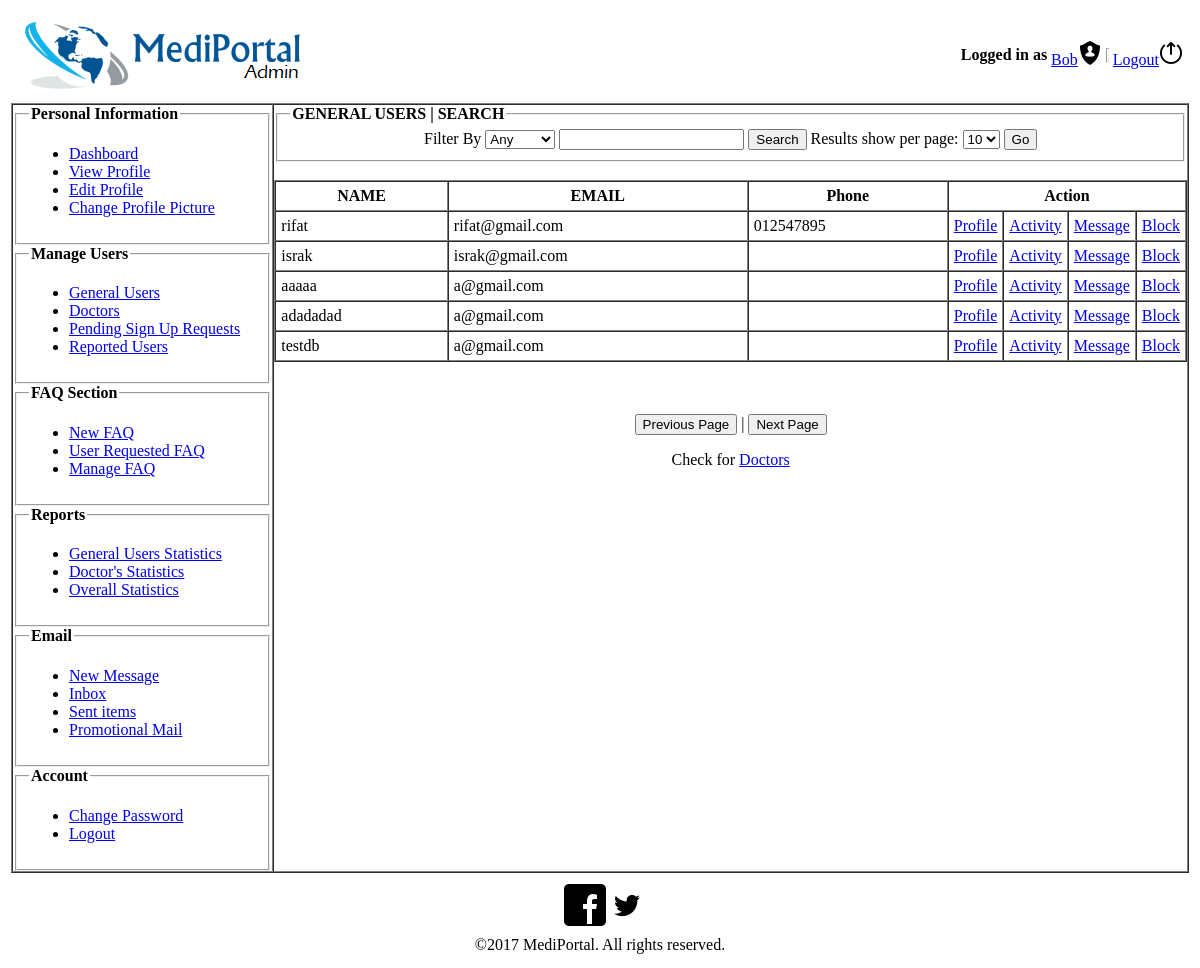
/user_admin/normalUsers.php, run on an earlier commit of the app's database.
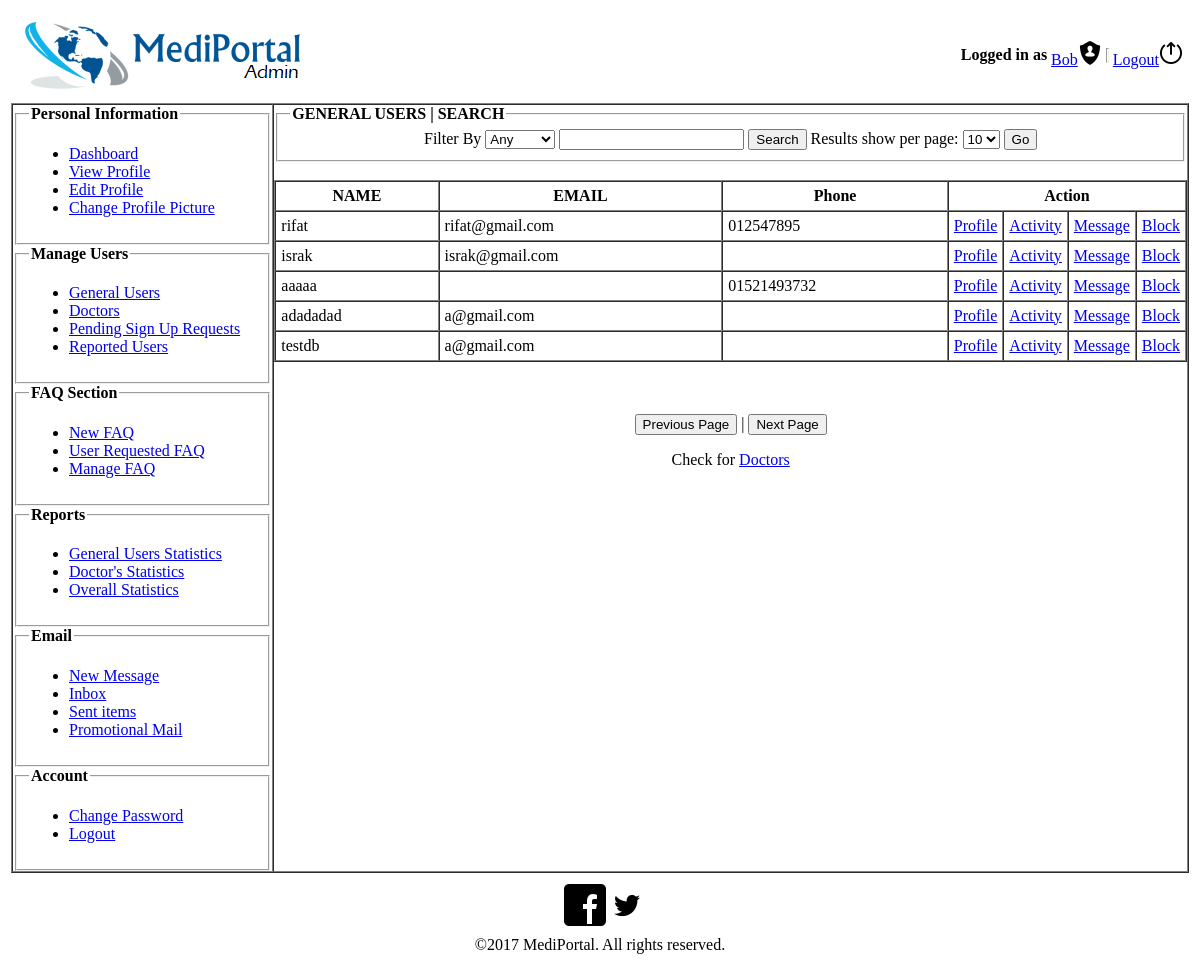
And on a later commit of the database.
### tables this page shows
CREATE TABLE `member` (
  `member_id` int(11) NOT NULL,
  `username` varchar(50) NOT NULL,
  `name` text NOT NULL,
  `gender` varchar(50) NOT NULL,
  `email` varchar(50) NOT NULL,
  `dob` date NOT NULL,
  `mobile` varchar(50) DEFAULT NULL,
  `blood_group_id` int(11) DEFAULT NULL,
  `profile_picture` longblob,
  `account_status` varchar(50) NOT NULL,
  `last_login` datetime NOT NULL,
  `address` text
);

### user_admin/normalUsers.php (the view, shortened to what the changed rows need)
<?php
     $conn = mysqli_connect("localhost", "root", "","mediportal_db");
  ?>
<html>
<head><title>Home</title></head>
<body>
    <table align="center" width="100%">
        <tr>
            <td>
               <div>
                    <table width="100%" border="1" cellspacing="0" cellpadding="0">
                        <div align="center">
                             <td width="70%" align="center" valign="top">
                                        <br/>
                                    <table width="100%" cellspacing="0" border="1" cellpadding="5">
                                            <tr>
                                                <th >NAME</th>
                                                <th >EMAIL</th>
                                                <th >Phone</th>
                                                <th colspan="4">Action</th>
                                            </tr>
                                            <?php
    $patient_information = "SELECT * from member ";
     $result = mysqli_query($conn, $patient_information)or die(mysqli_error($conn));
  while($row = mysqli_fetch_assoc($result)) {
?>
                                            <tr>
                                                <td><?php echo $row['username']; ?></td>
                                                <td><?php echo $row['email']; ?></td>
                                                <td><?php echo $row['mobile']; ?></td>
                                                <td width="40"><a href="normalUserDetails.php?mid=<?php echo $row['member_id'];?>">Profile</a></td>
                                                <td width="30"><a href="useractivity.php?mid=<?php echo $row['member_id'];?>">Activity</a></td>
                                                <td width="30"><a href="eConsultation/conversation.php?mid=<?php echo $row['member_id'];?>">Message</a></td>
                                                <td width="30"><a href="database_blockusers.php?mid=<?php echo $row['member_id'];?>">Block</td>
                                            </tr>
                                          <?php } ?>
                                     </table>
                                        <br>
                                        <br>
                            </td>
                        </div>
                    </table>
                </div>
            </td>
        </tr>
    </table>
</body>
</html>

What changed in the data, as far as the page shows it:
changed member "aaaaa": mobile (not shown) → "01521493732"; email "a@gmail.com" → (not shown)
